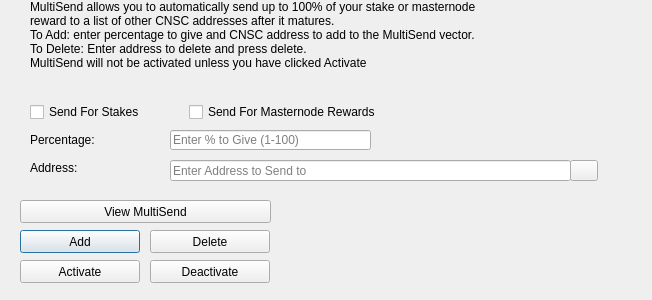
<?xml version="1.0" encoding="UTF-8"?>
<ui version="4.0">
 <class>MultiSendDialog</class>
 <widget class="QDialog" name="MultiSendDialog">
  <property name="windowModality">
   <enum>Qt::NonModal</enum>
  </property>
  <property name="geometry">
   <rect>
    <x>0</x>
    <y>0</y>
    <width>652</width>
    <height>300</height>
   </rect>
  </property>
  <property name="windowTitle">
   <string>MultiSend</string>
  </property>
  <widget class="QLineEdit" name="multiSendPercentEdit">
   <property name="geometry">
    <rect>
     <x>170</x>
     <y>130</y>
     <width>201</width>
     <height>20</height>
    </rect>
   </property>
   <property name="toolTip">
    <string>Enter whole numbers 1 - 100</string>
   </property>
   <property name="placeholderText">
    <string>Enter % to Give (1-100)</string>
   </property>
  </widget>
  <widget class="QLineEdit" name="multiSendAddressEdit">
   <property name="geometry">
    <rect>
     <x>170</x>
     <y>160</y>
     <width>401</width>
     <height>21</height>
    </rect>
   </property>
   <property name="toolTip">
    <string/>
   </property>
   <property name="placeholderText">
    <string>Enter Address to Send to</string>
   </property>
  </widget>
  <widget class="QLabel" name="label_2">
   <property name="geometry">
    <rect>
     <x>30</x>
     <y>0</y>
     <width>451</width>
     <height>121</height>
    </rect>
   </property>
   <property name="lineWidth">
    <number>1</number>
   </property>
   <property name="text">
    <string>MultiSend allows you to automatically send up to 100% of your stake or masternode reward to a list of other CNSC addresses after it matures.
To Add: enter percentage to give and CNSC address to add to the MultiSend vector.
To Delete: Enter address to delete and press delete.
MultiSend will not be activated unless you have clicked Activate</string>
   </property>
   <property name="alignment">
    <set>Qt::AlignLeading|Qt::AlignLeft|Qt::AlignTop</set>
   </property>
   <property name="wordWrap">
    <bool>true</bool>
   </property>
  </widget>
  <widget class="QLabel" name="message">
   <property name="geometry">
    <rect>
     <x>290</x>
     <y>200</y>
     <width>351</width>
     <height>91</height>
    </rect>
   </property>
   <property name="text">
    <string/>
   </property>
  </widget>
  <widget class="QPushButton" name="addButton">
   <property name="geometry">
    <rect>
     <x>20</x>
     <y>230</y>
     <width>120</width>
     <height>23</height>
    </rect>
   </property>
   <property name="toolTip">
    <string/>
   </property>
   <property name="statusTip">
    <string>Add to MultiSend Vector</string>
   </property>
   <property name="text">
    <string>Add</string>
   </property>
  </widget>
  <widget class="QPushButton" name="disableButton">
   <property name="geometry">
    <rect>
     <x>150</x>
     <y>260</y>
     <width>120</width>
     <height>23</height>
    </rect>
   </property>
   <property name="statusTip">
    <string>Deactivate MultiSend</string>
   </property>
   <property name="text">
    <string>Deactivate</string>
   </property>
  </widget>
  <widget class="QPushButton" name="addressBookButton">
   <property name="geometry">
    <rect>
     <x>570</x>
     <y>160</y>
     <width>28</width>
     <height>21</height>
    </rect>
   </property>
   <property name="toolTip">
    <string>Choose an address from the address book</string>
   </property>
   <property name="text">
    <string/>
   </property>
   <property name="icon">
    <iconset resource="../cnsc.qrc">
     <normaloff>:/icons/address-book</normaloff>:/icons/address-book</iconset>
   </property>
   <property name="shortcut">
    <string>Alt+A</string>
   </property>
   <property name="autoDefault">
    <bool>false</bool>
   </property>
  </widget>
  <widget class="QLabel" name="label">
   <property name="geometry">
    <rect>
     <x>30</x>
     <y>130</y>
     <width>121</width>
     <height>20</height>
    </rect>
   </property>
   <property name="toolTip">
    <string>Percentage of stake to send</string>
   </property>
   <property name="text">
    <string>Percentage:</string>
   </property>
  </widget>
  <widget class="QLabel" name="label_5">
   <property name="geometry">
    <rect>
     <x>30</x>
     <y>160</y>
     <width>111</width>
     <height>16</height>
    </rect>
   </property>
   <property name="toolTip">
    <string>Address to send portion of stake to</string>
   </property>
   <property name="text">
    <string>Address:</string>
   </property>
  </widget>
  <widget class="QPushButton" name="deleteButton">
   <property name="geometry">
    <rect>
     <x>150</x>
     <y>230</y>
     <width>120</width>
     <height>23</height>
    </rect>
   </property>
   <property name="toolTip">
    <string/>
   </property>
   <property name="statusTip">
    <string>Delete Address From MultiSend Vector</string>
   </property>
   <property name="text">
    <string>Delete</string>
   </property>
  </widget>
  <widget class="QPushButton" name="activateButton">
   <property name="geometry">
    <rect>
     <x>20</x>
     <y>260</y>
     <width>120</width>
     <height>23</height>
    </rect>
   </property>
   <property name="statusTip">
    <string>Activate MultiSend</string>
   </property>
   <property name="text">
    <string>Activate</string>
   </property>
  </widget>
  <widget class="QPushButton" name="viewButton">
   <property name="geometry">
    <rect>
     <x>20</x>
     <y>200</y>
     <width>251</width>
     <height>23</height>
    </rect>
   </property>
   <property name="toolTip">
    <string/>
   </property>
   <property name="statusTip">
    <string>View MultiSend Vector</string>
   </property>
   <property name="text">
    <string>View MultiSend</string>
   </property>
  </widget>
  <widget class="QWidget" name="horizontalLayoutWidget">
   <property name="geometry">
    <rect>
     <x>30</x>
     <y>100</y>
     <width>351</width>
     <height>24</height>
    </rect>
   </property>
   <layout class="QHBoxLayout" name="horizontalLayout">
    <item>
     <widget class="QCheckBox" name="multiSendStakeCheckBox">
      <property name="text">
       <string>Send For Stakes</string>
      </property>
     </widget>
    </item>
    <item>
     <widget class="QCheckBox" name="multiSendMasternodeCheckBox">
      <property name="text">
       <string>Send For Masternode Rewards</string>
      </property>
     </widget>
    </item>
   </layout>
  </widget>
 </widget>
 <resources>
  <include location="../cnsc.qrc"/>
 </resources>
 <connections/>
</ui>
